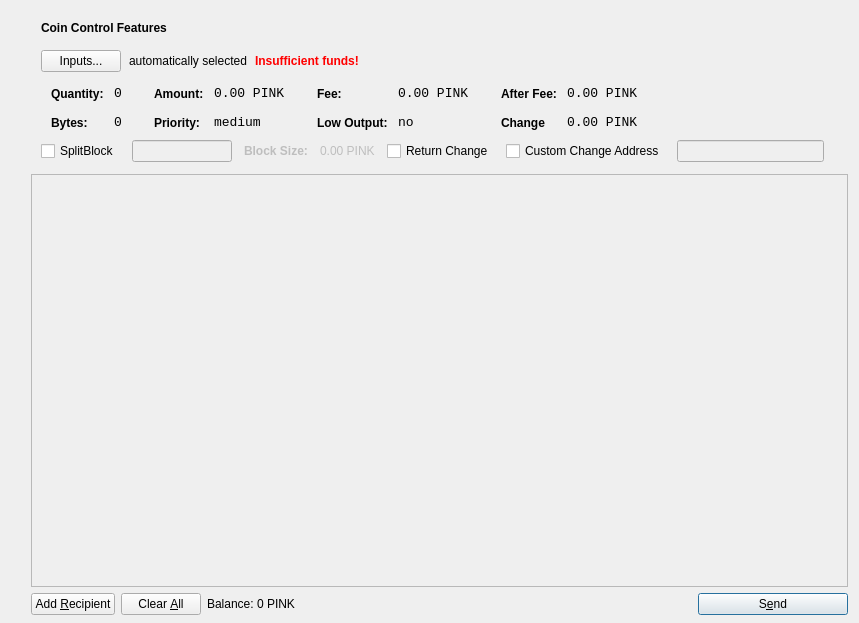
<?xml version="1.0" encoding="UTF-8"?>
<ui version="4.0">
 <class>SendCoinsDialog</class>
 <widget class="QDialog" name="SendCoinsDialog">
  <property name="geometry">
   <rect>
    <x>0</x>
    <y>0</y>
    <width>859</width>
    <height>623</height>
   </rect>
  </property>
  <property name="windowTitle">
   <string>Send Coins</string>
  </property>
  <layout class="QHBoxLayout" name="horizontalLayout_3" stretch="0,0">
   <property name="bottomMargin">
    <number>8</number>
   </property>
   <item>
    <spacer name="horizontalSpacer_2">
     <property name="orientation">
      <enum>Qt::Horizontal</enum>
     </property>
     <property name="sizeType">
      <enum>QSizePolicy::Fixed</enum>
     </property>
     <property name="sizeHint" stdset="0">
      <size>
       <width>20</width>
       <height>0</height>
      </size>
     </property>
    </spacer>
   </item>
   <item>
    <layout class="QVBoxLayout" name="verticalLayout_3">
     <property name="bottomMargin">
      <number>0</number>
     </property>
     <item>
      <widget class="QFrame" name="frameCoinControl">
       <property name="sizePolicy">
        <sizepolicy hsizetype="Preferred" vsizetype="Fixed">
         <horstretch>0</horstretch>
         <verstretch>0</verstretch>
        </sizepolicy>
       </property>
       <property name="maximumSize">
        <size>
         <width>16777215</width>
         <height>16777215</height>
        </size>
       </property>
       <property name="frameShape">
        <enum>QFrame::NoFrame</enum>
       </property>
       <property name="frameShadow">
        <enum>QFrame::Plain</enum>
       </property>
       <property name="lineWidth">
        <number>0</number>
       </property>
       <layout class="QVBoxLayout" name="verticalLayoutCoinControl2">
        <property name="spacing">
         <number>6</number>
        </property>
        <property name="leftMargin">
         <number>0</number>
        </property>
        <property name="topMargin">
         <number>0</number>
        </property>
        <property name="rightMargin">
         <number>0</number>
        </property>
        <property name="bottomMargin">
         <number>6</number>
        </property>
        <item>
         <layout class="QVBoxLayout" name="verticalLayoutCoinControl" stretch="0,0,0,0">
          <property name="spacing">
           <number>0</number>
          </property>
          <property name="leftMargin">
           <number>10</number>
          </property>
          <property name="topMargin">
           <number>10</number>
          </property>
          <item>
           <layout class="QHBoxLayout" name="horizontalLayoutCoinControl1">
            <property name="bottomMargin">
             <number>15</number>
            </property>
            <item>
             <widget class="QLabel" name="labelCoinControlFeatures">
              <property name="sizePolicy">
               <sizepolicy hsizetype="Preferred" vsizetype="Maximum">
                <horstretch>0</horstretch>
                <verstretch>0</verstretch>
               </sizepolicy>
              </property>
              <property name="font">
               <font>
                <weight>75</weight>
                <bold>true</bold>
               </font>
              </property>
              <property name="styleSheet">
               <string notr="true">font-weight:bold;</string>
              </property>
              <property name="text">
               <string>Coin Control Features</string>
              </property>
             </widget>
            </item>
           </layout>
          </item>
          <item>
           <layout class="QHBoxLayout" name="horizontalLayoutCoinControl2" stretch="0,0,0,0">
            <property name="spacing">
             <number>8</number>
            </property>
            <property name="bottomMargin">
             <number>10</number>
            </property>
            <item>
             <widget class="QPushButton" name="pushButtonCoinControl">
              <property name="styleSheet">
               <string notr="true"/>
              </property>
              <property name="text">
               <string>Inputs...</string>
              </property>
             </widget>
            </item>
            <item>
             <widget class="QLabel" name="labelCoinControlAutomaticallySelected">
              <property name="text">
               <string>automatically selected</string>
              </property>
              <property name="margin">
               <number>5</number>
              </property>
             </widget>
            </item>
            <item>
             <widget class="QLabel" name="labelCoinControlInsuffFunds">
              <property name="font">
               <font>
                <weight>75</weight>
                <bold>true</bold>
               </font>
              </property>
              <property name="styleSheet">
               <string notr="true">color:red;font-weight:bold;</string>
              </property>
              <property name="text">
               <string>Insufficient funds!</string>
              </property>
              <property name="margin">
               <number>5</number>
              </property>
             </widget>
            </item>
            <item>
             <spacer name="horizontalSpacerCoinControl">
              <property name="orientation">
               <enum>Qt::Horizontal</enum>
              </property>
              <property name="sizeHint" stdset="0">
               <size>
                <width>40</width>
                <height>1</height>
               </size>
              </property>
             </spacer>
            </item>
           </layout>
          </item>
          <item>
           <widget class="QWidget" name="widgetCoinControl" native="true">
            <property name="sizePolicy">
             <sizepolicy hsizetype="Preferred" vsizetype="Preferred">
              <horstretch>0</horstretch>
              <verstretch>0</verstretch>
             </sizepolicy>
            </property>
            <property name="minimumSize">
             <size>
              <width>0</width>
              <height>0</height>
             </size>
            </property>
            <property name="styleSheet">
             <string notr="true"/>
            </property>
            <layout class="QHBoxLayout" name="horizontalLayoutCoinControl5">
             <property name="leftMargin">
              <number>0</number>
             </property>
             <property name="topMargin">
              <number>0</number>
             </property>
             <property name="rightMargin">
              <number>0</number>
             </property>
             <property name="bottomMargin">
              <number>0</number>
             </property>
             <item>
              <layout class="QHBoxLayout" name="horizontalLayoutCoinControl3" stretch="0,0,0,1">
               <property name="spacing">
                <number>20</number>
               </property>
               <property name="topMargin">
                <number>0</number>
               </property>
               <property name="bottomMargin">
                <number>10</number>
               </property>
               <item>
                <layout class="QFormLayout" name="formLayoutCoinControl1">
                 <property name="horizontalSpacing">
                  <number>10</number>
                 </property>
                 <property name="verticalSpacing">
                  <number>14</number>
                 </property>
                 <property name="leftMargin">
                  <number>10</number>
                 </property>
                 <property name="topMargin">
                  <number>4</number>
                 </property>
                 <property name="rightMargin">
                  <number>6</number>
                 </property>
                 <item row="0" column="0">
                  <widget class="QLabel" name="labelCoinControlQuantityText">
                   <property name="styleSheet">
                    <string notr="true">font-weight:bold;</string>
                   </property>
                   <property name="text">
                    <string>Quantity:</string>
                   </property>
                   <property name="margin">
                    <number>0</number>
                   </property>
                  </widget>
                 </item>
                 <item row="0" column="1">
                  <widget class="QLabel" name="labelCoinControlQuantity">
                   <property name="font">
                    <font>
                     <family>Monospace</family>
                     <pointsize>10</pointsize>
                    </font>
                   </property>
                   <property name="cursor">
                    <cursorShape>IBeamCursor</cursorShape>
                   </property>
                   <property name="contextMenuPolicy">
                    <enum>Qt::ActionsContextMenu</enum>
                   </property>
                   <property name="text">
                    <string>0</string>
                   </property>
                   <property name="margin">
                    <number>0</number>
                   </property>
                   <property name="textInteractionFlags">
                    <set>Qt::LinksAccessibleByMouse|Qt::TextSelectableByKeyboard|Qt::TextSelectableByMouse</set>
                   </property>
                  </widget>
                 </item>
                 <item row="1" column="0">
                  <widget class="QLabel" name="labelCoinControlBytesText">
                   <property name="styleSheet">
                    <string notr="true">font-weight:bold;</string>
                   </property>
                   <property name="text">
                    <string>Bytes:</string>
                   </property>
                  </widget>
                 </item>
                 <item row="1" column="1">
                  <widget class="QLabel" name="labelCoinControlBytes">
                   <property name="font">
                    <font>
                     <family>Monospace</family>
                     <pointsize>10</pointsize>
                    </font>
                   </property>
                   <property name="cursor">
                    <cursorShape>IBeamCursor</cursorShape>
                   </property>
                   <property name="contextMenuPolicy">
                    <enum>Qt::ActionsContextMenu</enum>
                   </property>
                   <property name="text">
                    <string>0</string>
                   </property>
                   <property name="textInteractionFlags">
                    <set>Qt::LinksAccessibleByMouse|Qt::TextSelectableByKeyboard|Qt::TextSelectableByMouse</set>
                   </property>
                  </widget>
                 </item>
                </layout>
               </item>
               <item>
                <layout class="QFormLayout" name="formLayoutCoinControl2">
                 <property name="horizontalSpacing">
                  <number>10</number>
                 </property>
                 <property name="verticalSpacing">
                  <number>14</number>
                 </property>
                 <property name="leftMargin">
                  <number>6</number>
                 </property>
                 <property name="topMargin">
                  <number>4</number>
                 </property>
                 <property name="rightMargin">
                  <number>6</number>
                 </property>
                 <item row="0" column="0">
                  <widget class="QLabel" name="labelCoinControlAmountText">
                   <property name="styleSheet">
                    <string notr="true">font-weight:bold;</string>
                   </property>
                   <property name="text">
                    <string>Amount:</string>
                   </property>
                   <property name="margin">
                    <number>0</number>
                   </property>
                  </widget>
                 </item>
                 <item row="0" column="1">
                  <widget class="QLabel" name="labelCoinControlAmount">
                   <property name="font">
                    <font>
                     <family>Monospace</family>
                     <pointsize>10</pointsize>
                    </font>
                   </property>
                   <property name="cursor">
                    <cursorShape>IBeamCursor</cursorShape>
                   </property>
                   <property name="contextMenuPolicy">
                    <enum>Qt::ActionsContextMenu</enum>
                   </property>
                   <property name="text">
                    <string>0.00 PINK</string>
                   </property>
                   <property name="textInteractionFlags">
                    <set>Qt::LinksAccessibleByMouse|Qt::TextSelectableByKeyboard|Qt::TextSelectableByMouse</set>
                   </property>
                  </widget>
                 </item>
                 <item row="1" column="0">
                  <widget class="QLabel" name="labelCoinControlPriorityText">
                   <property name="styleSheet">
                    <string notr="true">font-weight:bold;</string>
                   </property>
                   <property name="text">
                    <string>Priority:</string>
                   </property>
                  </widget>
                 </item>
                 <item row="1" column="1">
                  <widget class="QLabel" name="labelCoinControlPriority">
                   <property name="font">
                    <font>
                     <family>Monospace</family>
                     <pointsize>10</pointsize>
                    </font>
                   </property>
                   <property name="cursor">
                    <cursorShape>IBeamCursor</cursorShape>
                   </property>
                   <property name="contextMenuPolicy">
                    <enum>Qt::ActionsContextMenu</enum>
                   </property>
                   <property name="text">
                    <string>medium</string>
                   </property>
                   <property name="textInteractionFlags">
                    <set>Qt::LinksAccessibleByMouse|Qt::TextSelectableByKeyboard|Qt::TextSelectableByMouse</set>
                   </property>
                  </widget>
                 </item>
                </layout>
               </item>
               <item>
                <layout class="QFormLayout" name="formLayoutCoinControl3">
                 <property name="horizontalSpacing">
                  <number>10</number>
                 </property>
                 <property name="verticalSpacing">
                  <number>14</number>
                 </property>
                 <property name="leftMargin">
                  <number>6</number>
                 </property>
                 <property name="topMargin">
                  <number>4</number>
                 </property>
                 <property name="rightMargin">
                  <number>6</number>
                 </property>
                 <item row="0" column="0">
                  <widget class="QLabel" name="labelCoinControlFeeText">
                   <property name="styleSheet">
                    <string notr="true">font-weight:bold;</string>
                   </property>
                   <property name="text">
                    <string>Fee:</string>
                   </property>
                   <property name="margin">
                    <number>0</number>
                   </property>
                  </widget>
                 </item>
                 <item row="0" column="1">
                  <widget class="QLabel" name="labelCoinControlFee">
                   <property name="font">
                    <font>
                     <family>Monospace</family>
                     <pointsize>10</pointsize>
                    </font>
                   </property>
                   <property name="cursor">
                    <cursorShape>IBeamCursor</cursorShape>
                   </property>
                   <property name="contextMenuPolicy">
                    <enum>Qt::ActionsContextMenu</enum>
                   </property>
                   <property name="text">
                    <string>0.00 PINK</string>
                   </property>
                   <property name="textInteractionFlags">
                    <set>Qt::LinksAccessibleByMouse|Qt::TextSelectableByKeyboard|Qt::TextSelectableByMouse</set>
                   </property>
                  </widget>
                 </item>
                 <item row="1" column="0">
                  <widget class="QLabel" name="labelCoinControlLowOutputText">
                   <property name="styleSheet">
                    <string notr="true">font-weight:bold;</string>
                   </property>
                   <property name="text">
                    <string>Low Output:</string>
                   </property>
                  </widget>
                 </item>
                 <item row="1" column="1">
                  <widget class="QLabel" name="labelCoinControlLowOutput">
                   <property name="font">
                    <font>
                     <family>Monospace</family>
                     <pointsize>10</pointsize>
                    </font>
                   </property>
                   <property name="cursor">
                    <cursorShape>IBeamCursor</cursorShape>
                   </property>
                   <property name="contextMenuPolicy">
                    <enum>Qt::ActionsContextMenu</enum>
                   </property>
                   <property name="text">
                    <string>no</string>
                   </property>
                   <property name="textInteractionFlags">
                    <set>Qt::LinksAccessibleByMouse|Qt::TextSelectableByKeyboard|Qt::TextSelectableByMouse</set>
                   </property>
                  </widget>
                 </item>
                </layout>
               </item>
               <item>
                <layout class="QFormLayout" name="formLayoutCoinControl4">
                 <property name="fieldGrowthPolicy">
                  <enum>QFormLayout::AllNonFixedFieldsGrow</enum>
                 </property>
                 <property name="horizontalSpacing">
                  <number>10</number>
                 </property>
                 <property name="verticalSpacing">
                  <number>14</number>
                 </property>
                 <property name="leftMargin">
                  <number>6</number>
                 </property>
                 <property name="topMargin">
                  <number>4</number>
                 </property>
                 <property name="rightMargin">
                  <number>6</number>
                 </property>
                 <item row="0" column="0">
                  <widget class="QLabel" name="labelCoinControlAfterFeeText">
                   <property name="styleSheet">
                    <string notr="true">font-weight:bold;</string>
                   </property>
                   <property name="text">
                    <string>After Fee:</string>
                   </property>
                   <property name="margin">
                    <number>0</number>
                   </property>
                  </widget>
                 </item>
                 <item row="0" column="1">
                  <widget class="QLabel" name="labelCoinControlAfterFee">
                   <property name="font">
                    <font>
                     <family>Monospace</family>
                     <pointsize>10</pointsize>
                    </font>
                   </property>
                   <property name="cursor">
                    <cursorShape>IBeamCursor</cursorShape>
                   </property>
                   <property name="contextMenuPolicy">
                    <enum>Qt::ActionsContextMenu</enum>
                   </property>
                   <property name="text">
                    <string>0.00 PINK</string>
                   </property>
                   <property name="textInteractionFlags">
                    <set>Qt::LinksAccessibleByMouse|Qt::TextSelectableByKeyboard|Qt::TextSelectableByMouse</set>
                   </property>
                  </widget>
                 </item>
                 <item row="1" column="0">
                  <widget class="QLabel" name="labelCoinControlChangeText">
                   <property name="styleSheet">
                    <string notr="true">font-weight:bold;</string>
                   </property>
                   <property name="text">
                    <string>Change</string>
                   </property>
                  </widget>
                 </item>
                 <item row="1" column="1">
                  <widget class="QLabel" name="labelCoinControlChange">
                   <property name="font">
                    <font>
                     <family>Monospace</family>
                     <pointsize>10</pointsize>
                    </font>
                   </property>
                   <property name="cursor">
                    <cursorShape>IBeamCursor</cursorShape>
                   </property>
                   <property name="contextMenuPolicy">
                    <enum>Qt::ActionsContextMenu</enum>
                   </property>
                   <property name="text">
                    <string>0.00 PINK</string>
                   </property>
                   <property name="textInteractionFlags">
                    <set>Qt::LinksAccessibleByMouse|Qt::TextSelectableByKeyboard|Qt::TextSelectableByMouse</set>
                   </property>
                  </widget>
                 </item>
                </layout>
               </item>
              </layout>
             </item>
            </layout>
           </widget>
          </item>
          <item>
           <layout class="QHBoxLayout" name="horizontalLayoutCoinControl4" stretch="0,0,0,0,0,0,0,0">
            <property name="spacing">
             <number>12</number>
            </property>
            <property name="sizeConstraint">
             <enum>QLayout::SetMinimumSize</enum>
            </property>
            <property name="topMargin">
             <number>0</number>
            </property>
            <property name="rightMargin">
             <number>5</number>
            </property>
            <property name="bottomMargin">
             <number>0</number>
            </property>
            <item>
             <widget class="QCheckBox" name="splitBlockCheckBox">
              <property name="text">
               <string>SplitBlock</string>
              </property>
             </widget>
            </item>
            <item>
             <widget class="QLineEdit" name="splitBlockLineEdit">
              <property name="enabled">
               <bool>false</bool>
              </property>
              <property name="sizePolicy">
               <sizepolicy hsizetype="Fixed" vsizetype="Fixed">
                <horstretch>0</horstretch>
                <verstretch>0</verstretch>
               </sizepolicy>
              </property>
              <property name="maximumSize">
               <size>
                <width>100</width>
                <height>16777215</height>
               </size>
              </property>
             </widget>
            </item>
            <item>
             <widget class="QLabel" name="labelBlockSizeText">
              <property name="enabled">
               <bool>false</bool>
              </property>
              <property name="font">
               <font>
                <weight>75</weight>
                <bold>true</bold>
               </font>
              </property>
              <property name="text">
               <string>Block Size:</string>
              </property>
             </widget>
            </item>
            <item>
             <widget class="QLabel" name="labelBlockSize">
              <property name="enabled">
               <bool>false</bool>
              </property>
              <property name="text">
               <string>0.00 PINK</string>
              </property>
             </widget>
            </item>
            <item>
             <widget class="QCheckBox" name="returnChangeCheckBox">
              <property name="text">
               <string>Return Change</string>
              </property>
             </widget>
            </item>
            <item>
             <widget class="QCheckBox" name="checkBoxCoinControlChange">
              <property name="text">
               <string>Custom Change Address</string>
              </property>
             </widget>
            </item>
            <item>
             <widget class="QLineEdit" name="lineEditCoinControlChange">
              <property name="enabled">
               <bool>false</bool>
              </property>
              <property name="sizePolicy">
               <sizepolicy hsizetype="Expanding" vsizetype="Fixed">
                <horstretch>0</horstretch>
                <verstretch>0</verstretch>
               </sizepolicy>
              </property>
             </widget>
            </item>
            <item>
             <widget class="QLabel" name="labelCoinControlChangeLabel">
              <property name="sizePolicy">
               <sizepolicy hsizetype="Preferred" vsizetype="Expanding">
                <horstretch>0</horstretch>
                <verstretch>0</verstretch>
               </sizepolicy>
              </property>
              <property name="minimumSize">
               <size>
                <width>0</width>
                <height>0</height>
               </size>
              </property>
              <property name="text">
               <string/>
              </property>
              <property name="margin">
               <number>3</number>
              </property>
             </widget>
            </item>
           </layout>
          </item>
         </layout>
        </item>
       </layout>
      </widget>
     </item>
     <item>
      <widget class="QScrollArea" name="scrollArea">
       <property name="widgetResizable">
        <bool>true</bool>
       </property>
       <widget class="QWidget" name="scrollAreaWidgetContents">
        <property name="geometry">
         <rect>
          <x>0</x>
          <y>0</y>
          <width>811</width>
          <height>373</height>
         </rect>
        </property>
        <layout class="QVBoxLayout" name="verticalLayout_2">
         <property name="leftMargin">
          <number>0</number>
         </property>
         <property name="topMargin">
          <number>0</number>
         </property>
         <property name="rightMargin">
          <number>0</number>
         </property>
         <property name="bottomMargin">
          <number>0</number>
         </property>
         <item>
          <layout class="QVBoxLayout" name="entries">
           <property name="spacing">
            <number>6</number>
           </property>
          </layout>
         </item>
         <item>
          <spacer name="verticalSpacer">
           <property name="orientation">
            <enum>Qt::Vertical</enum>
           </property>
           <property name="sizeHint" stdset="0">
            <size>
             <width>20</width>
             <height>40</height>
            </size>
           </property>
          </spacer>
         </item>
        </layout>
       </widget>
      </widget>
     </item>
     <item>
      <layout class="QHBoxLayout" name="horizontalLayout">
       <item>
        <widget class="QPushButton" name="addButton">
         <property name="toolTip">
          <string>Send to multiple recipients at once</string>
         </property>
         <property name="text">
          <string>Add &amp;Recipient</string>
         </property>
         <property name="icon">
          <iconset resource="../bitcoin.qrc">
           <normaloff>:/icons/add</normaloff>:/icons/add</iconset>
         </property>
         <property name="autoDefault">
          <bool>false</bool>
         </property>
        </widget>
       </item>
       <item>
        <widget class="QPushButton" name="clearButton">
         <property name="sizePolicy">
          <sizepolicy hsizetype="Minimum" vsizetype="Fixed">
           <horstretch>0</horstretch>
           <verstretch>0</verstretch>
          </sizepolicy>
         </property>
         <property name="toolTip">
          <string>Remove all transaction fields</string>
         </property>
         <property name="text">
          <string>Clear &amp;All</string>
         </property>
         <property name="icon">
          <iconset resource="../bitcoin.qrc">
           <normaloff>:/icons/remove</normaloff>:/icons/remove</iconset>
         </property>
         <property name="autoRepeatDelay">
          <number>300</number>
         </property>
         <property name="autoDefault">
          <bool>false</bool>
         </property>
        </widget>
       </item>
       <item>
        <layout class="QHBoxLayout" name="horizontalLayout_2">
         <property name="spacing">
          <number>3</number>
         </property>
         <item>
          <widget class="QLabel" name="label">
           <property name="sizePolicy">
            <sizepolicy hsizetype="Preferred" vsizetype="Fixed">
             <horstretch>0</horstretch>
             <verstretch>0</verstretch>
            </sizepolicy>
           </property>
           <property name="text">
            <string>Balance:</string>
           </property>
          </widget>
         </item>
         <item>
          <widget class="QLabel" name="coin_amount_mono">
           <property name="sizePolicy">
            <sizepolicy hsizetype="Preferred" vsizetype="Fixed">
             <horstretch>0</horstretch>
             <verstretch>0</verstretch>
            </sizepolicy>
           </property>
           <property name="cursor">
            <cursorShape>IBeamCursor</cursorShape>
           </property>
           <property name="text">
            <string>0 PINK</string>
           </property>
           <property name="textInteractionFlags">
            <set>Qt::LinksAccessibleByMouse|Qt::TextSelectableByKeyboard|Qt::TextSelectableByMouse</set>
           </property>
          </widget>
         </item>
        </layout>
       </item>
       <item>
        <spacer name="horizontalSpacer">
         <property name="orientation">
          <enum>Qt::Horizontal</enum>
         </property>
         <property name="sizeHint" stdset="0">
          <size>
           <width>40</width>
           <height>20</height>
          </size>
         </property>
        </spacer>
       </item>
       <item>
        <widget class="QPushButton" name="sendButton">
         <property name="minimumSize">
          <size>
           <width>150</width>
           <height>0</height>
          </size>
         </property>
         <property name="toolTip">
          <string>Confirm the send action</string>
         </property>
         <property name="text">
          <string>S&amp;end</string>
         </property>
         <property name="icon">
          <iconset resource="../bitcoin.qrc">
           <normaloff>:/icons/send</normaloff>:/icons/send</iconset>
         </property>
         <property name="default">
          <bool>true</bool>
         </property>
        </widget>
       </item>
      </layout>
     </item>
    </layout>
   </item>
  </layout>
 </widget>
 <resources>
  <include location="../bitcoin.qrc"/>
 </resources>
 <connections/>
</ui>
